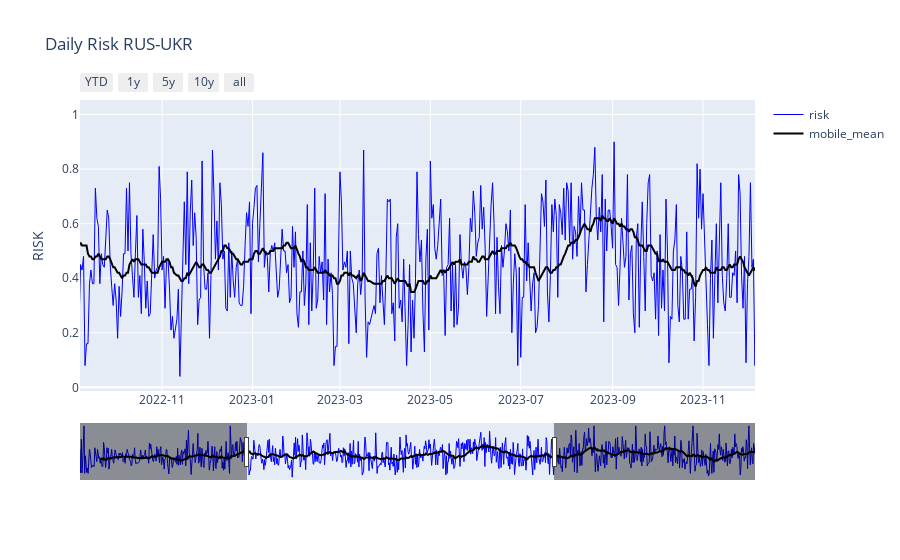

Notebook code cell kept with this figure:
### Code cell
fig = go.Figure()

fig.add_trace(
    go.Scatter(
        x=df.date,
        y=np.round(df.risk, 2),
        name="risk",
        line=dict(color="#0000ff", width=1),
    )
)

fig.add_trace(
    go.Scatter(
        x=df.date,
        y=np.round(df.mobile, 2),
        name="mobile_mean",
        line=dict(color="#000000", width=2),
    )
)

# Set title
fig.update_layout(
    height=600,
    title=f"Daily Risk {actor1_code}-{actor2_code}",
    yaxis_title="RISK",
    xaxis=dict(tickformat="%Y-%m")
)

# Add range slider
fig.update_layout(
    xaxis=dict(
        rangeselector=dict(
            buttons=list([
                dict(count=1,
                     label="YTD",
                     step="year",
                     stepmode="todate"),
                dict(count=1,
                     label="1y",
                     step="year",
                     stepmode="backward"),
                dict(count=5,
                     label="5y",
                     step="year",
                     stepmode="backward"),
                dict(count=10,
                     label="10y",
                     step="year",
                     stepmode="backward"),
                dict(step="all")
            ]),
            
        ),
        rangeslider=dict(
            visible=True,
        ),
        type="date"
    )
)

fig.write_html("data/daily_risk.html")
fig.show()

### Figure 1 — Plotly figure (JSON) as saved in the notebook; plotly's stock layout.template omitted (floating-point values rounded to 4 significant figures; data arrays with more than 128 entries replaced by an {"elided": "..."} marker saying what was removed)
{"data": [{"line": {"color": "#0000ff", "width": 1}, "name": "risk", "type": "scatter", "x": {"elided": "996 str values"}, "y": {"elided": "996 float values"}}, {"line": {"color": "#000000", "width": 2}, "name": "mobile_mean", "type": "scatter", "x": {"elided": "996 str values"}, "y": {"elided": "996 float values"}}], "layout": {"autosize": true, "title": {"text": "Daily Risk RUS-UKR"}, "xaxis": {"autorange": false, "range": ["2022-09-06 14:43:10.525", "2023-12-06 01:37:43.2523"], "rangeselector": {"buttons": [{"count": 1, "label": "YTD", "step": "year", "stepmode": "todate"}, {"count": 1, "label": "1y", "step": "year", "stepmode": "backward"}, {"count": 5, "label": "5y", "step": "year", "stepmode": "backward"}, {"count": 10, "label": "10y", "step": "year", "stepmode": "backward"}, {"step": "all"}]}, "rangeslider": {"autorange": true, "range": ["2022-01-02", "2024-09-30"], "visible": true, "yaxis": {"_template": null, "rangemode": "match"}}, "tickformat": "%Y-%m", "type": "date"}, "yaxis": {"autorange": true, "range": [-0.01333, 1.053], "title": {"text": "RISK"}, "type": "linear"}}}
